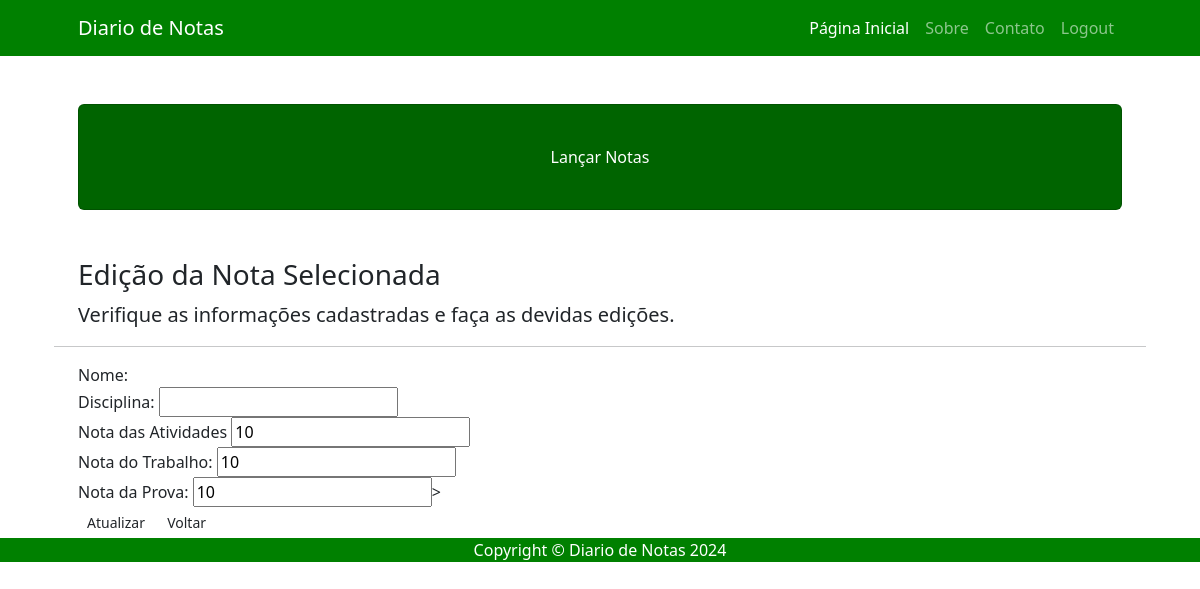
The app's page /editar_verificacao/1 (signed in) with its own data.
### usuarios/models.py (models this page shows)
class Nota(models.Model):
    nome_aluno = models.CharField(max_length=200)
    disciplina = models.CharField(max_length=200)
    nota_atividades = models.IntegerField(default=0)
    nota_trabalho = models.IntegerField(default=0)
    nota_prova = models.IntegerField(default=0)
    media = models.IntegerField(blank= True, default = 0)

### usuarios/views.py (the view)
# urls.py: path('editar_verificacao/<int:pk>', views.editar_verificacao, name="editar_verificacao"),
def editar_verificacao(request, pk):
  if request.method == "GET":
   if request.user.is_authenticated:
     lista_notas= Nota.objects.get(pk=pk)
     discionario_notas= {'lista_notas': lista_notas}
     return render(request, 'usuarios/editar.html',discionario_notas)
   else:
      return HttpResponse("Faça o login para acessar! ")

### usuarios/templates/usuarios/editar.html (shortened to what this page needs)
{% extends 'usuarios/base.html' %}
{% block titulo %}Lançar Notas{% endblock %}
{% block conteudo %}
<h3>Edição da Nota Selecionada</h3>
<p class="lead">Verifique as informações cadastradas e faça as devidas edições.</p>
<hr>
<form action="{% url 'editar' lista_notas.pk %}" method="POST">
    <div class="form-register">
        <label for="userName">Nome:</label>
    </div>
    <div class="form-register">
        <label for="disciplinaName">Disciplina:</label>
        <input type="text" id="disciplinaName" name="disciplina" value="{{ lista_notas.disciplinas }}">
    </div>
    <div class="form-register">
        <label for="notaAtividades">Nota das Atividades</label>
        <input type="text" id="notaAtividades" name="nota_atividades" value="{{ lista_notas.nota_atividades }}">
    </div>
    <div class="form-register">
        <label for="notaTrabalho">Nota do Trabalho:</label>
        <input type="text" id="notaTrabalho" name="nota_trabalho" value="{{ lista_notas.nota_trabalho }}">
    </div>
    <div class="form-register">
        <label for="notaProva">Nota da Prova:</label>
        <input type="text" id="notaProva" name="nota_prova" value="{{ lista_notas.nota_prova }}">>
    </div>
    <div class = " update">
    <button type="submit" class="btn btn-sucess btn-sm">Atualizar</button>
    <a href="{% url 'alterar' %}" class="btn btn-dange btn-sm">Voltar</a>
</div>
</form>
{% endblock %}

### records on screen
Nota: nota_atividades "10", nota_trabalho "10", nota_prova "10"
